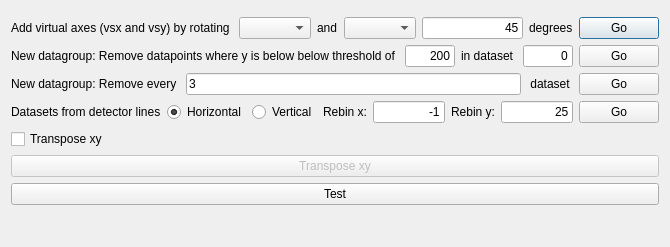
<?xml version="1.0" encoding="UTF-8"?>
<ui version="4.0">
 <class>Manipulate</class>
 <widget class="QDialog" name="Manipulate">
  <property name="windowModality">
   <enum>Qt::ApplicationModal</enum>
  </property>
  <property name="geometry">
   <rect>
    <x>0</x>
    <y>0</y>
    <width>622</width>
    <height>247</height>
   </rect>
  </property>
  <property name="windowTitle">
   <string>Manipulate parameters</string>
  </property>
  <layout class="QVBoxLayout" name="verticalLayout_2">
   <property name="spacing">
    <number>6</number>
   </property>
   <item>
    <layout class="QVBoxLayout" name="verticalLayout">
     <property name="spacing">
      <number>6</number>
     </property>
     <item>
      <layout class="QHBoxLayout" name="datasetappliedLayout">
       <property name="spacing">
        <number>0</number>
       </property>
       <item>
        <widget class="QFrame" name="datasetsappliedframe">
         <property name="frameShape">
          <enum>QFrame::StyledPanel</enum>
         </property>
         <property name="frameShadow">
          <enum>QFrame::Raised</enum>
         </property>
        </widget>
       </item>
      </layout>
     </item>
     <item>
      <layout class="QHBoxLayout" name="horizontalLayout">
       <property name="topMargin">
        <number>0</number>
       </property>
       <item>
        <widget class="QLabel" name="label">
         <property name="text">
          <string>Add virtual axes (vsx and vsy) by rotating </string>
         </property>
        </widget>
       </item>
       <item>
        <widget class="QComboBox" name="vx_combo">
         <property name="sizePolicy">
          <sizepolicy hsizetype="Expanding" vsizetype="Fixed">
           <horstretch>0</horstretch>
           <verstretch>0</verstretch>
          </sizepolicy>
         </property>
        </widget>
       </item>
       <item>
        <widget class="QLabel" name="label_2">
         <property name="text">
          <string>and</string>
         </property>
        </widget>
       </item>
       <item>
        <widget class="QComboBox" name="vy_combo">
         <property name="sizePolicy">
          <sizepolicy hsizetype="Expanding" vsizetype="Fixed">
           <horstretch>0</horstretch>
           <verstretch>0</verstretch>
          </sizepolicy>
         </property>
        </widget>
       </item>
       <item>
        <widget class="QLineEdit" name="angle_edit">
         <property name="sizePolicy">
          <sizepolicy hsizetype="Expanding" vsizetype="Fixed">
           <horstretch>0</horstretch>
           <verstretch>0</verstretch>
          </sizepolicy>
         </property>
         <property name="minimumSize">
          <size>
           <width>50</width>
           <height>0</height>
          </size>
         </property>
         <property name="inputMethodHints">
          <set>Qt::ImhDigitsOnly</set>
         </property>
         <property name="text">
          <string>45</string>
         </property>
         <property name="alignment">
          <set>Qt::AlignRight|Qt::AlignTrailing|Qt::AlignVCenter</set>
         </property>
        </widget>
       </item>
       <item>
        <widget class="QLabel" name="label_3">
         <property name="text">
          <string>degrees</string>
         </property>
        </widget>
       </item>
       <item>
        <widget class="QPushButton" name="vaxesgo_btn">
         <property name="text">
          <string>Go</string>
         </property>
        </widget>
       </item>
      </layout>
     </item>
    </layout>
   </item>
   <item>
    <layout class="QHBoxLayout" name="horizontalLayout_2">
     <property name="topMargin">
      <number>0</number>
     </property>
     <item>
      <widget class="QLabel" name="label_4">
       <property name="text">
        <string>New datagroup: Remove datapoints where y is below below threshold of </string>
       </property>
      </widget>
     </item>
     <item>
      <widget class="QLineEdit" name="ythreshold_edit">
       <property name="sizePolicy">
        <sizepolicy hsizetype="Expanding" vsizetype="Fixed">
         <horstretch>0</horstretch>
         <verstretch>0</verstretch>
        </sizepolicy>
       </property>
       <property name="minimumSize">
        <size>
         <width>50</width>
         <height>0</height>
        </size>
       </property>
       <property name="inputMethodHints">
        <set>Qt::ImhDigitsOnly</set>
       </property>
       <property name="text">
        <string>200</string>
       </property>
       <property name="alignment">
        <set>Qt::AlignRight|Qt::AlignTrailing|Qt::AlignVCenter</set>
       </property>
      </widget>
     </item>
     <item>
      <widget class="QLabel" name="label_5">
       <property name="text">
        <string>in dataset </string>
       </property>
      </widget>
     </item>
     <item>
      <widget class="QLineEdit" name="thresholddataset_edit">
       <property name="sizePolicy">
        <sizepolicy hsizetype="Expanding" vsizetype="Fixed">
         <horstretch>0</horstretch>
         <verstretch>0</verstretch>
        </sizepolicy>
       </property>
       <property name="minimumSize">
        <size>
         <width>50</width>
         <height>0</height>
        </size>
       </property>
       <property name="inputMethodHints">
        <set>Qt::ImhDigitsOnly</set>
       </property>
       <property name="text">
        <string>0</string>
       </property>
       <property name="alignment">
        <set>Qt::AlignRight|Qt::AlignTrailing|Qt::AlignVCenter</set>
       </property>
      </widget>
     </item>
     <item>
      <widget class="QPushButton" name="removebelowthresholdgo_btn">
       <property name="text">
        <string>Go</string>
       </property>
      </widget>
     </item>
    </layout>
   </item>
   <item>
    <layout class="QHBoxLayout" name="horizontalLayout_3">
     <property name="topMargin">
      <number>0</number>
     </property>
     <item>
      <widget class="QLabel" name="label_6">
       <property name="text">
        <string>New datagroup: Remove every </string>
       </property>
      </widget>
     </item>
     <item>
      <widget class="QLineEdit" name="removeevery_edit">
       <property name="sizePolicy">
        <sizepolicy hsizetype="Expanding" vsizetype="Fixed">
         <horstretch>0</horstretch>
         <verstretch>0</verstretch>
        </sizepolicy>
       </property>
       <property name="minimumSize">
        <size>
         <width>50</width>
         <height>0</height>
        </size>
       </property>
       <property name="inputMethodHints">
        <set>Qt::ImhDigitsOnly</set>
       </property>
       <property name="text">
        <string>3</string>
       </property>
      </widget>
     </item>
     <item>
      <widget class="QLabel" name="label_7">
       <property name="text">
        <string> dataset </string>
       </property>
      </widget>
     </item>
     <item>
      <widget class="QPushButton" name="removeeverygo_btn">
       <property name="text">
        <string>Go</string>
       </property>
      </widget>
     </item>
    </layout>
   </item>
   <item>
    <layout class="QHBoxLayout" name="horizontalLayout_4">
     <property name="topMargin">
      <number>0</number>
     </property>
     <item>
      <widget class="QLabel" name="label_8">
       <property name="sizePolicy">
        <sizepolicy hsizetype="Minimum" vsizetype="Preferred">
         <horstretch>0</horstretch>
         <verstretch>0</verstretch>
        </sizepolicy>
       </property>
       <property name="text">
        <string>Datasets from detector lines</string>
       </property>
      </widget>
     </item>
     <item>
      <widget class="QRadioButton" name="horizontal_radio">
       <property name="text">
        <string>Horizontal</string>
       </property>
       <property name="checked">
        <bool>true</bool>
       </property>
      </widget>
     </item>
     <item>
      <widget class="QRadioButton" name="vertical_radio">
       <property name="text">
        <string>Vertical</string>
       </property>
      </widget>
     </item>
     <item>
      <widget class="QLabel" name="label_9">
       <property name="sizePolicy">
        <sizepolicy hsizetype="Expanding" vsizetype="Preferred">
         <horstretch>0</horstretch>
         <verstretch>0</verstretch>
        </sizepolicy>
       </property>
       <property name="layoutDirection">
        <enum>Qt::LeftToRight</enum>
       </property>
       <property name="text">
        <string>Rebin x:</string>
       </property>
       <property name="alignment">
        <set>Qt::AlignRight|Qt::AlignTrailing|Qt::AlignVCenter</set>
       </property>
      </widget>
     </item>
     <item>
      <widget class="QLineEdit" name="rebinx_edit">
       <property name="minimumSize">
        <size>
         <width>50</width>
         <height>0</height>
        </size>
       </property>
       <property name="text">
        <string>-1</string>
       </property>
       <property name="alignment">
        <set>Qt::AlignRight|Qt::AlignTrailing|Qt::AlignVCenter</set>
       </property>
      </widget>
     </item>
     <item>
      <widget class="QLabel" name="label_10">
       <property name="text">
        <string>Rebin y:</string>
       </property>
      </widget>
     </item>
     <item>
      <widget class="QLineEdit" name="rebiny_edit">
       <property name="minimumSize">
        <size>
         <width>50</width>
         <height>0</height>
        </size>
       </property>
       <property name="text">
        <string>25</string>
       </property>
       <property name="alignment">
        <set>Qt::AlignRight|Qt::AlignTrailing|Qt::AlignVCenter</set>
       </property>
      </widget>
     </item>
     <item>
      <widget class="QPushButton" name="extractdetectorlines_btn">
       <property name="text">
        <string>Go</string>
       </property>
      </widget>
     </item>
    </layout>
   </item>
   <item>
    <widget class="QCheckBox" name="transposexy_check">
     <property name="text">
      <string>Transpose xy</string>
     </property>
    </widget>
   </item>
   <item>
    <widget class="QPushButton" name="transposego_btn">
     <property name="enabled">
      <bool>false</bool>
     </property>
     <property name="text">
      <string>Transpose xy</string>
     </property>
    </widget>
   </item>
   <item>
    <widget class="QPushButton" name="pushButton">
     <property name="text">
      <string>Test</string>
     </property>
    </widget>
   </item>
   <item>
    <spacer name="verticalSpacer">
     <property name="orientation">
      <enum>Qt::Vertical</enum>
     </property>
     <property name="sizeHint" stdset="0">
      <size>
       <width>20</width>
       <height>40</height>
      </size>
     </property>
    </spacer>
   </item>
  </layout>
 </widget>
 <resources/>
 <connections>
  <connection>
   <sender>vaxesgo_btn</sender>
   <signal>clicked()</signal>
   <receiver>Manipulate</receiver>
   <slot>AddVirtualAxes()</slot>
   <hints>
    <hint type="sourcelabel">
     <x>561</x>
     <y>38</y>
    </hint>
    <hint type="destinationlabel">
     <x>596</x>
     <y>56</y>
    </hint>
   </hints>
  </connection>
  <connection>
   <sender>removebelowthresholdgo_btn</sender>
   <signal>clicked()</signal>
   <receiver>Manipulate</receiver>
   <slot>RemoveBelowThreshold()</slot>
   <hints>
    <hint type="sourcelabel">
     <x>537</x>
     <y>65</y>
    </hint>
    <hint type="destinationlabel">
     <x>609</x>
     <y>93</y>
    </hint>
   </hints>
  </connection>
  <connection>
   <sender>removeeverygo_btn</sender>
   <signal>clicked()</signal>
   <receiver>Manipulate</receiver>
   <slot>RemoveEverynth()</slot>
   <hints>
    <hint type="sourcelabel">
     <x>544</x>
     <y>103</y>
    </hint>
    <hint type="destinationlabel">
     <x>559</x>
     <y>119</y>
    </hint>
   </hints>
  </connection>
  <connection>
   <sender>transposego_btn</sender>
   <signal>clicked()</signal>
   <receiver>Manipulate</receiver>
   <slot>Transposexy()</slot>
   <hints>
    <hint type="sourcelabel">
     <x>279</x>
     <y>188</y>
    </hint>
    <hint type="destinationlabel">
     <x>277</x>
     <y>151</y>
    </hint>
   </hints>
  </connection>
  <connection>
   <sender>pushButton</sender>
   <signal>clicked()</signal>
   <receiver>Manipulate</receiver>
   <slot>Test()</slot>
   <hints>
    <hint type="sourcelabel">
     <x>354</x>
     <y>217</y>
    </hint>
    <hint type="destinationlabel">
     <x>362</x>
     <y>197</y>
    </hint>
   </hints>
  </connection>
  <connection>
   <sender>extractdetectorlines_btn</sender>
   <signal>clicked()</signal>
   <receiver>Manipulate</receiver>
   <slot>ExtractDetectorLines()</slot>
   <hints>
    <hint type="sourcelabel">
     <x>599</x>
     <y>129</y>
    </hint>
    <hint type="destinationlabel">
     <x>609</x>
     <y>140</y>
    </hint>
   </hints>
  </connection>
 </connections>
 <slots>
  <slot>AddVirtualAxes()</slot>
  <slot>RemoveBelowThreshold()</slot>
  <slot>RemoveEverynth()</slot>
  <slot>Transposexy()</slot>
  <slot>Test()</slot>
  <slot>ExtractDetectorLines()</slot>
 </slots>
</ui>
